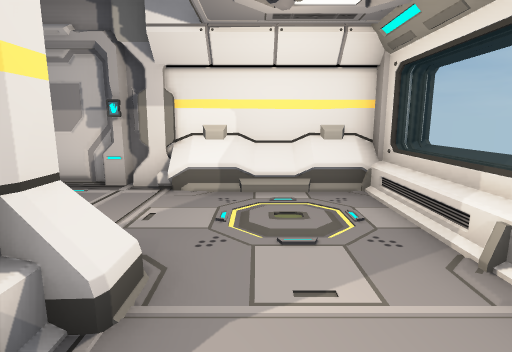
[1] (above)

24 first-person views from a walk through a Unity game level. The camera is 1.4 m above the floor, tilts 10° down and sees 80° across. The floor is counted in squares, 1 m on a side. Each view is taken from the middle of a square. On the plan, view 1 faces up. The plan holds only what a view shows up to about 14 squares ahead; the rest is blank. The place goes on beyond the plan. The player is left out. Some animated figures are not drawn. Some surface patterns are stand-ins.

[2]
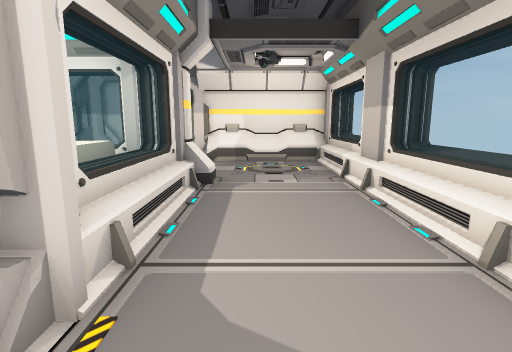

[3]
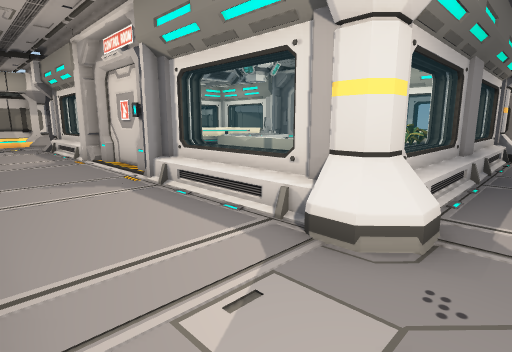

[4]
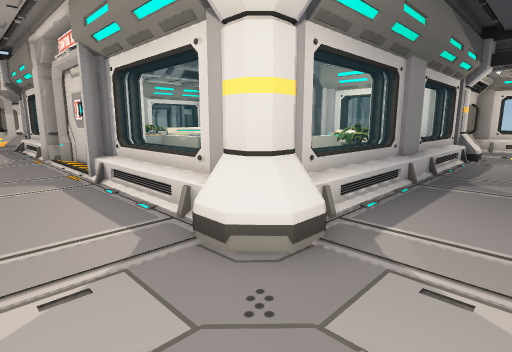

[5]
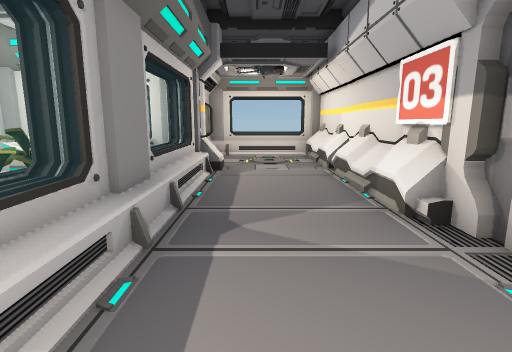

[6]
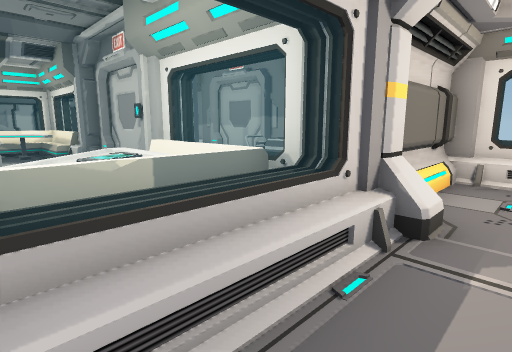

[7]
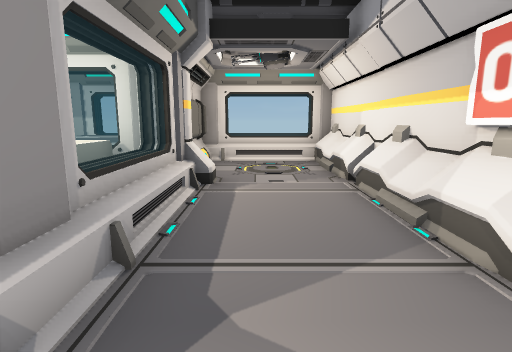

[8]
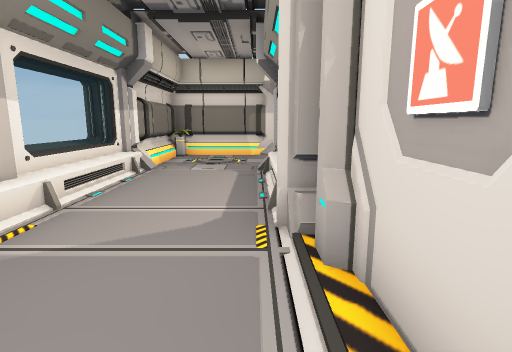

[9]
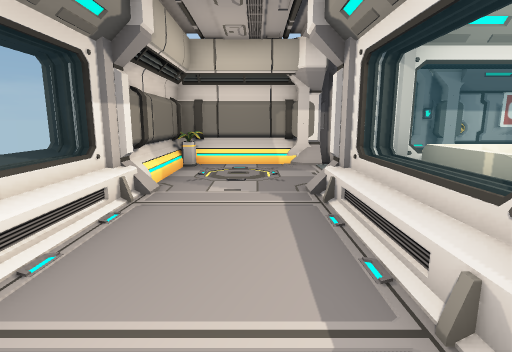

[10]
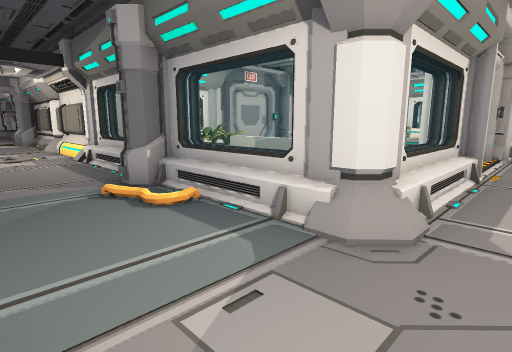

[11]
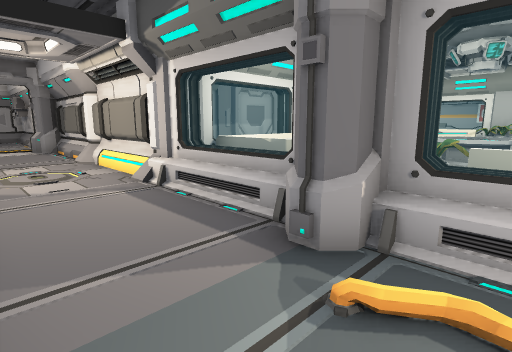

[12]
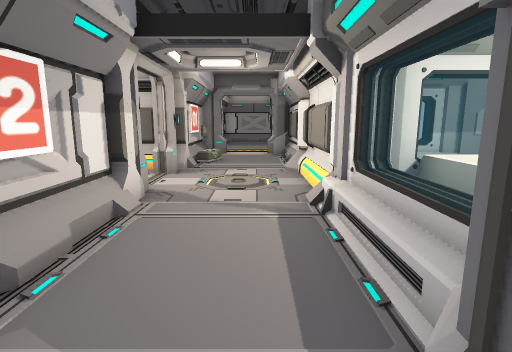

[13]
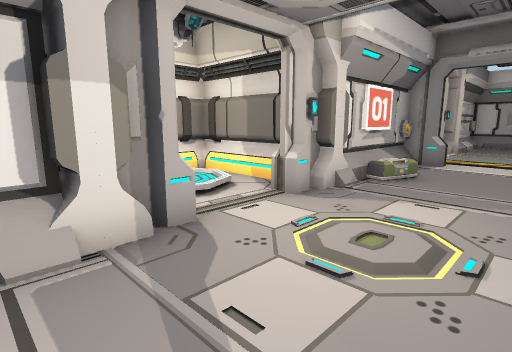

[14]
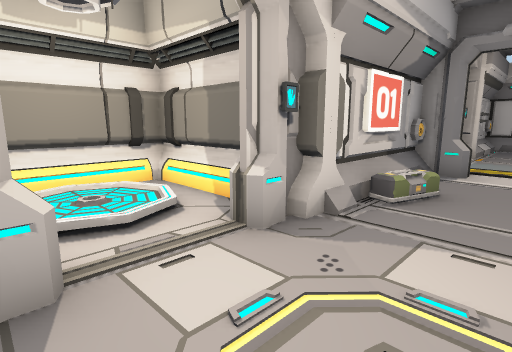

[15]
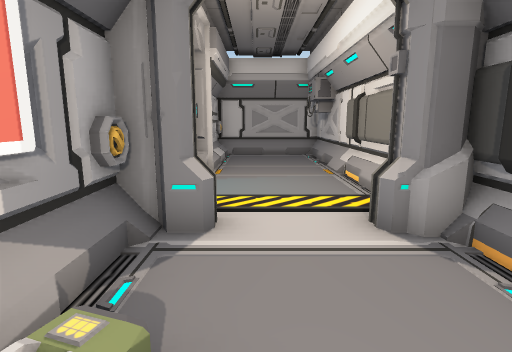

[16]
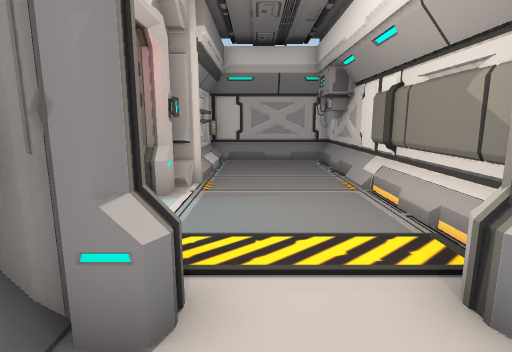

[17]
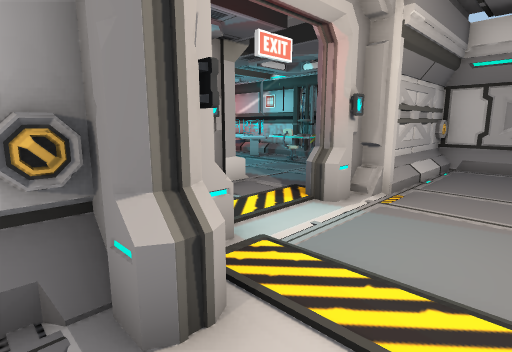

[18]
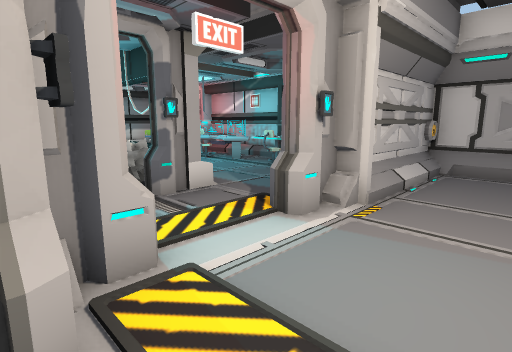

[19]
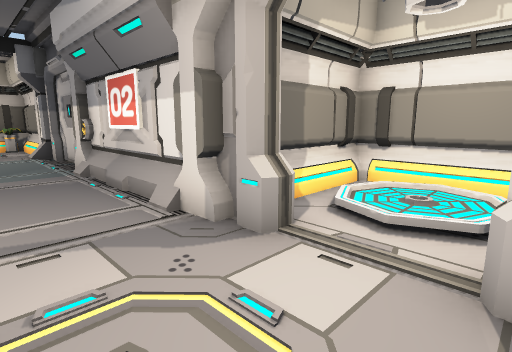

[20]
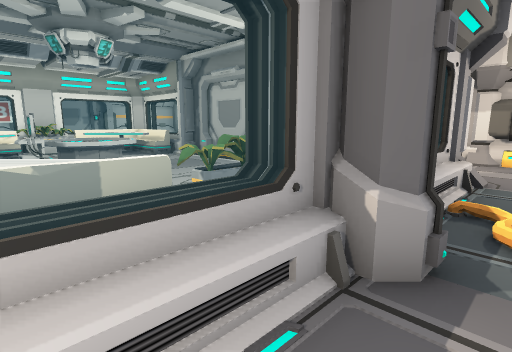

[21]
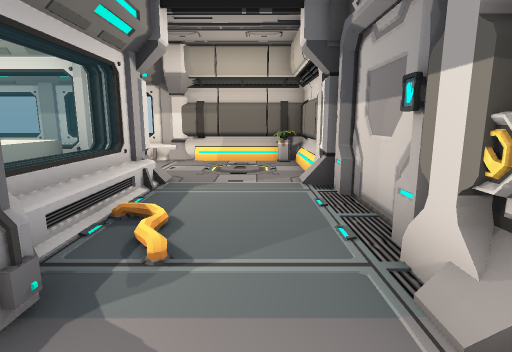

[22]
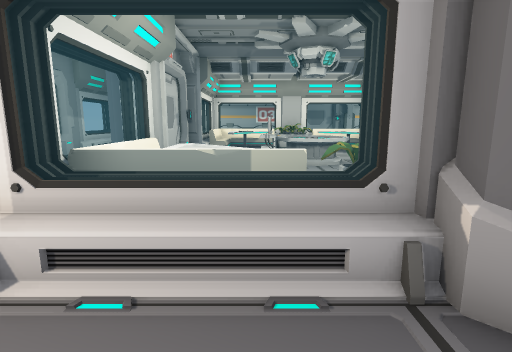

[23]
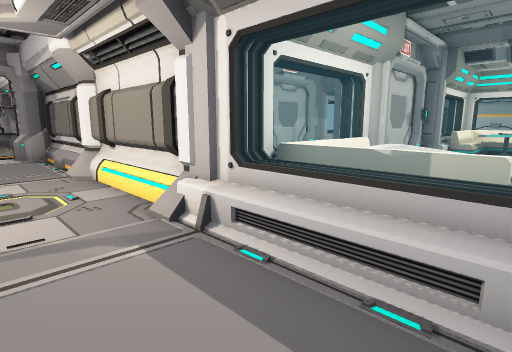

[24]
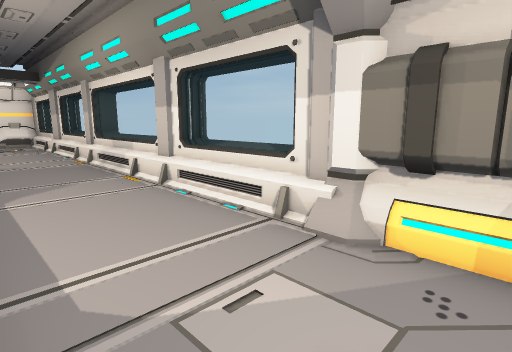

### Floor plan
Key: @ floor where view 1 was taken; # wall or solid block; . main floor; : floor 0.75 m higher than the main floor; + floor 1 m higher than the main floor; / step, stairs or slope; = window, fence, low wall or low ledge; v drop or lower ground; P pillar; T table; S sign; C cart; M machine; I pipe; L stool; R tree; O other object.
Columns run from 32 left of view 1 to 4 right of it. Each row starts with its distance up from view 1.
  7                ######## S####### ###
  6                #=..=.=.==......=.==##
  5                =...................=
  4                =...................=
  3                =....P... #....P...##
  2                ####P#===##====PP..###
  1                     ##++OOO  P=....=#
  0                   CC=++ ..   :=.@..=#
 -1                   CC=+       :=....=
 -2                #. CC##     ..:=...##
 -3                ##  ###     ...#...###
 -4                ##   #   TTT...O....=
 -5                #    #   TTT...S....=
 -6                #       CCTT...S....=
 -7                ##   #    .....#...#=
 -8                ##   ##    ..  #...###
 -9                #.   ##        =....=#
-10                      =T.     :=....=#
-11                      =+T O   :=....=#
-12                     ##vvvO.++P=....=#
-13 ####################P====##===P....P
-14 #.M.......O..............OO#.......#
-15 #.........................//.......#
-16 #..................................#
-17 #.........O..O....................O#
-18 OO####OOO#######O..######OO#########
-19     OO...      #.OO.#
-20     ...O.      #.OO.#
-21    ...# O      #.OO.#
-22 #IL...#RO      ######
-23 #I...
-24 OOO

Positions as (right, up) in squares from view 1, and headings:
1: (0, 0), facing up
2: (0, -5), facing up
3: (2, 4), facing down-left
4: (1, 5), facing down-left
5: (-3, 4), facing left
6: (-8, 4), facing down-left
7: (-5, 4), facing left
8: (-1, -4), facing down
9: (0, -7), facing down
10: (0, -17), facing up-left
11: (-5, -17), facing up-left
12: (-6, -15), facing left
13: (-11, -14), facing down-left
14: (-13, -15), facing down-left
15: (-18, -16), facing left
16: (-20, -16), facing left
17: (-21, -15), facing down-left
18: (-22, -15), facing down-left
19: (-16, -15), facing down-right
20: (-10, -15), facing up-right
21: (-9, -16), facing right
22: (-9, -16), facing up
23: (-8, -16), facing up-left
24: (-1, -15), facing up-right
